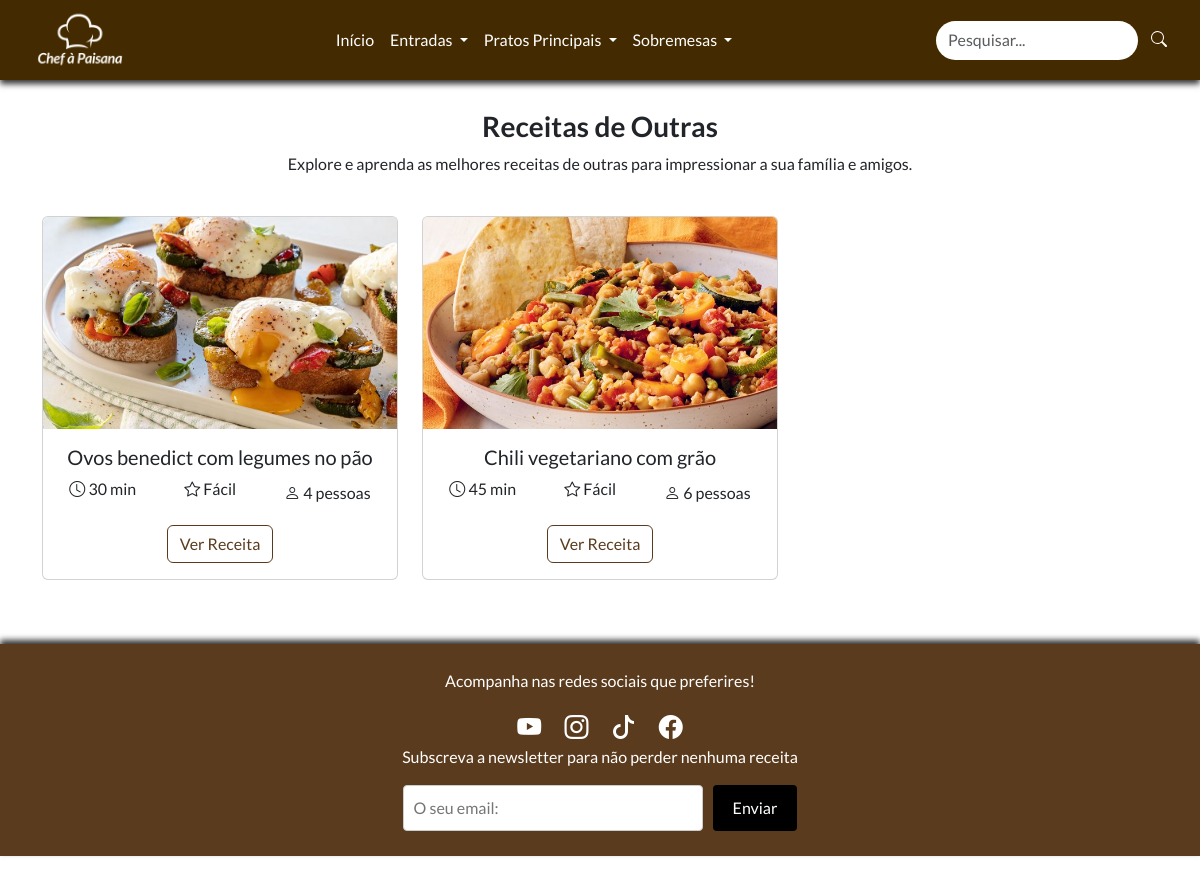
The page /receitas.php?tipo=outras on the database its author committed.
### tables this page shows
CREATE TABLE IF NOT EXISTS `receitas` (
  `id` int(11) unsigned NOT NULL AUTO_INCREMENT,
  `imagem` varchar(128) DEFAULT NULL,
  `titulo` varchar(50) DEFAULT NULL,
  `ingredientes` text DEFAULT NULL,
  `temp_prep` int(11) DEFAULT NULL,
  `preparacao` longtext DEFAULT NULL,
  `dificuldade` varchar(50) DEFAULT NULL,
  `n_pessoas` int(11) DEFAULT NULL,
  `tipo_receita` varchar(50) DEFAULT NULL,
  `descricao` text DEFAULT NULL,
  PRIMARY KEY (`id`)
);

### receitas.php (the view, shortened to what this page needs)
<?php
require('includes/connections.php');
$tipoReceita = '';
if (isset($_GET['tipo'])) {
    $tipoReceita = htmlspecialchars($_GET['tipo']);
    $sql = 'SELECT * FROM receitas WHERE tipo_receita = :tipo_receita';
    $stmt = $dbh->prepare($sql);
    $stmt->execute([':tipo_receita' => $tipoReceita]);
    $receitas = $stmt->fetchAll(PDO::FETCH_ASSOC);
}
?>
<!DOCTYPE html>
<html lang="pt">
<head>
    <?php require('includes/linkscss.php'); ?>
</head>
<body>
    <?php require('includes/header.php'); ?>
    <div class="container text-center">
      <?php if (!empty($receitas)): ?>
          <h3 class="fw-bold" style="margin-top: 110px">Receitas de <?php echo ucfirst($tipoReceita); ?></h3>
          <p>Explore e aprenda as melhores receitas de <?php echo $tipoReceita; ?> para impressionar a sua família e amigos.</p>
          <div class="row">
              <?php foreach ($receitas as $receita): ?>
                  <div class="col-md-4 mt-4 mb-5">
                      <div class="card">
                          <img src="imgs/<?php echo $receita['imagem']; ?>" class="card-img-top" alt="<?php echo $receita['titulo']; ?>">
                          <div class="card-body">
                              <h5 class="card-title"><?php echo $receita['titulo']; ?></h5>
                              <div class="d-flex justify-content-center align-items-center mb-3">
                                  <div class="me-5 mb-2"><i class="bi bi-clock"></i> <?php echo $receita['temp_prep']; ?> min</div>
                                  <div class="me-5 mb-2"><i class="bi bi-star"></i> <?php echo $receita['dificuldade']; ?></div>
                                  <div><i class="bi bi-person"></i> <?php echo $receita['n_pessoas']; ?> pessoas</div>
                              </div>
                                <a href="receita.php?id=<?php echo $receita['id']; ?>" class="btn"
                                    style="border: 1px solid #5b3b1e; color: #5b3b1e; background-color: transparent;"
                                    onmouseover="this.style.backgroundColor='#5b3b1e'; this.style.color='white';"
                                    onmouseout="this.style.backgroundColor='transparent'; this.style.color='#5b3b1e';">
                                    Ver Receita
                                </a>
                          </div>
                      </div>
                  </div>
              <?php endforeach; ?>
          </div>
      <?php else: ?>
          <h4>Nenhuma receita encontrada para esta categoria.</h4>
          <a href="index.php" class="btn btn-secondary mt-3">Voltar</a>
      <?php endif; ?>
    </div>
    <?php require('includes/footer.php'); ?>
</body>
</html>

### css/style.css (style rules this page uses)
* { margin: 0; padding: 0; text-decoration: none; scroll-behavior: smooth; font-family: 'Lato', sans-serif; }

### includes/footer.php (style rules this page uses)
html, body { height: 100%; margin: 0; }

### rows shown on the page
receitas: imagem (picture), titulo "Ovos benedict com legumes no pão", temp_prep "30", dificuldade "Fácil", n_pessoas "4"
receitas: imagem (picture), titulo "Chili vegetariano com grão", temp_prep "45", dificuldade "Fácil", n_pessoas "6"

### other values the page prints
$tipoReceita "Outras"
$tipoReceita "outras"
